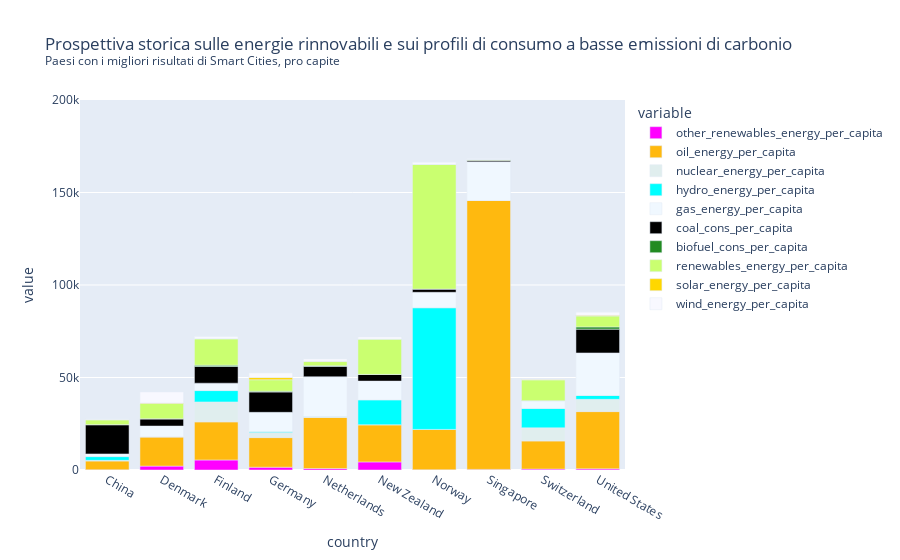

This figure's notebook cell:
### Code cell
fig = px.bar(scr, x="country",
             y=['other_renewables_energy_per_capita', 'oil_energy_per_capita', 'nuclear_energy_per_capita', 'hydro_energy_per_capita','gas_energy_per_capita','coal_cons_per_capita', 'biofuel_cons_per_capita','renewables_energy_per_capita', 'solar_energy_per_capita', 'wind_energy_per_capita'], 
             title="Prospettiva storica sulle energie rinnovabili e sui profili di consumo a basse emissioni di carbonio <br><sup>Paesi con i migliori risultati di Smart Cities, pro capite</sup>",
            color_discrete_map={
                'coal_cons_per_capita':'black',
                'gas_energy_per_capita': '#F0F8FF',
                'oil_energy_per_capita': "#FFB90F",
                'nuclear_energy_per_capita': "#E0EEEE",
                'hydro_energy_per_capita': "#00FFFF",
                'biofuel_cons_per_capita': '#228B22',
                'solar_energy_per_capita': '#FFD700', 
                'wind_energy_per_capita':'#F8F8FF',
                'renewables_energy_per_capita':'#CAFF70',
                'other_renewables_energy_per_capita': "magenta"}, 
             animation_frame="year", 
             animation_group="country",
            range_y=[0, 200000])
plt.tight_layout()
fig.show()

### Figure 1 — Plotly figure (JSON) as saved in the notebook; plotly's stock layout.template omitted (floating-point values rounded to 4 significant figures)
{"data": [{"alignmentgroup": "True", "hovertemplate": "variable=other_renewables_energy_per_capita<br>year=2015.5<br>country=%{x}<br>value=%{y}<extra></extra>", "ids": ["China", "Denmark", "Finland", "Germany", "Netherlands", "New Zealand", "Norway", "Singapore", "Switzerland", "United States"], "legendgroup": "other_renewables_energy_per_capita", "marker": {"color": "magenta", "pattern": {"shape": ""}}, "name": "other_renewables_energy_per_capita", "offsetgroup": "other_renewables_energy_per_capita", "orientation": "v", "showlegend": true, "textposition": "auto", "type": "bar", "x": ["China", "Denmark", "Finland", "Germany", "Netherlands", "New Zealand", "Norway", "Singapore", "Switzerland", "United States"], "xaxis": "x", "y": [103.9, 2102.0, 5416.0, 1506.0, 785.6, 4368.0, 122.2, 330.2, 507.7, 634.3], "yaxis": "y"}, {"alignmentgroup": "True", "hovertemplate": "variable=oil_energy_per_capita<br>year=2015.5<br>country=%{x}<br>value=%{y}<extra></extra>", "ids": ["China", "Denmark", "Finland", "Germany", "Netherlands", "New Zealand", "Norway", "Singapore", "Switzerland", "United States"], "legendgroup": "oil_energy_per_capita", "marker": {"color": "#FFB90F", "pattern": {"shape": ""}}, "name": "oil_energy_per_capita", "offsetgroup": "oil_energy_per_capita", "orientation": "v", "showlegend": true, "textposition": "auto", "type": "bar", "x": ["China", "Denmark", "Finland", "Germany", "Netherlands", "New Zealand", "Norway", "Singapore", "Switzerland", "United States"], "xaxis": "x", "y": [4767.0, 15840.0, 20600.0, 16020.0, 27620.0, 20110.0, 21810.0, 145400.0, 15190.0, 30950.0], "yaxis": "y"}, {"alignmentgroup": "True", "hovertemplate": "variable=nuclear_energy_per_capita<br>year=2015.5<br>country=%{x}<br>value=%{y}<extra></extra>", "ids": ["China", "Denmark", "Finland", "Germany", "Netherlands", "New Zealand", "Norway", "Singapore", "Switzerland", "United States"], "legendgroup": "nuclear_energy_per_capita", "marker": {"color": "#E0EEEE", "pattern": {"shape": ""}}, "name": "nuclear_energy_per_capita", "offsetgroup": "nuclear_energy_per_capita", "orientation": "v", "showlegend": true, "textposition": "auto", "type": "bar", "x": ["China", "Denmark", "Finland", "Germany", "Netherlands", "New Zealand", "Norway", "Singapore", "Switzerland", "United States"], "xaxis": "x", "y": [343.6, 0, 10790.0, 2714.0, 576.4, 0, 0, 0, 7104.0, 6609.0], "yaxis": "y"}, {"alignmentgroup": "True", "hovertemplate": "variable=hydro_energy_per_capita<br>year=2015.5<br>country=%{x}<br>value=%{y}<extra></extra>", "ids": ["China", "Denmark", "Finland", "Germany", "Netherlands", "New Zealand", "Norway", "Singapore", "Switzerland", "United States"], "legendgroup": "hydro_energy_per_capita", "marker": {"color": "#00FFFF", "pattern": {"shape": ""}}, "name": "hydro_energy_per_capita", "offsetgroup": "hydro_energy_per_capita", "orientation": "v", "showlegend": true, "textposition": "auto", "type": "bar", "x": ["China", "Denmark", "Finland", "Germany", "Netherlands", "New Zealand", "Norway", "Singapore", "Switzerland", "United States"], "xaxis": "x", "y": [2027.0, 7.53, 6129.0, 604.1, 12.32, 13420.0, 65760.0, 0, 10500.0, 2105.0], "yaxis": "y"}, {"alignmentgroup": "True", "hovertemplate": "variable=gas_energy_per_capita<br>year=2015.5<br>country=%{x}<br>value=%{y}<extra></extra>", "ids": ["China", "Denmark", "Finland", "Germany", "Netherlands", "New Zealand", "Norway", "Singapore", "Switzerland", "United States"], "legendgroup": "gas_energy_per_capita", "marker": {"color": "#F0F8FF", "pattern": {"shape": ""}}, "name": "gas_energy_per_capita", "offsetgroup": "gas_energy_per_capita", "orientation": "v", "showlegend": true, "textposition": "auto", "type": "bar", "x": ["China", "Denmark", "Finland", "Germany", "Netherlands", "New Zealand", "Norway", "Singapore", "Switzerland", "United States"], "xaxis": "x", "y": [1433.0, 5812.0, 3989.0, 10330.0, 21400.0, 10170.0, 8355.0, 20880.0, 3978.0, 22970.0], "yaxis": "y"}, {"alignmentgroup": "True", "hovertemplate": "variable=coal_cons_per_capita<br>year=2015.5<br>country=%{x}<br>value=%{y}<extra></extra>", "ids": ["China", "Denmark", "Finland", "Germany", "Netherlands", "New Zealand", "Norway", "Singapore", "Switzerland", "United States"], "legendgroup": "coal_cons_per_capita", "marker": {"color": "black", "pattern": {"shape": ""}}, "name": "coal_cons_per_capita", "offsetgroup": "coal_cons_per_capita", "orientation": "v", "showlegend": true, "textposition": "auto", "type": "bar", "x": ["China", "Denmark", "Finland", "Germany", "Netherlands", "New Zealand", "Norway", "Singapore", "Switzerland", "United States"], "xaxis": "x", "y": [15820.0, 3899.0, 9031.0, 11010.0, 5659.0, 3608.0, 1759.0, 860.7, 166.6, 12880.0], "yaxis": "y"}, {"alignmentgroup": "True", "hovertemplate": "variable=biofuel_cons_per_capita<br>year=2015.5<br>country=%{x}<br>value=%{y}<extra></extra>", "ids": ["China", "Denmark", "Finland", "Germany", "Netherlands", "New Zealand", "Norway", "Singapore", "Switzerland", "United States"], "legendgroup": "biofuel_cons_per_capita", "marker": {"color": "#228B22", "pattern": {"shape": ""}}, "name": "biofuel_cons_per_capita", "offsetgroup": "biofuel_cons_per_capita", "orientation": "v", "showlegend": true, "textposition": "auto", "type": "bar", "x": ["China", "Denmark", "Finland", "Germany", "Netherlands", "New Zealand", "Norway", "Singapore", "Switzerland", "United States"], "xaxis": "x", "y": [19.09, 0, 695.1, 398.2, 249.2, 0, 0, 0, 0, 1211.0], "yaxis": "y"}, {"alignmentgroup": "True", "hovertemplate": "variable=renewables_energy_per_capita<br>year=2015.5<br>country=%{x}<br>value=%{y}<extra></extra>", "ids": ["China", "Denmark", "Finland", "Germany", "Netherlands", "New Zealand", "Norway", "Singapore", "Switzerland", "United States"], "legendgroup": "renewables_energy_per_capita", "marker": {"color": "#CAFF70", "pattern": {"shape": ""}}, "name": "renewables_energy_per_capita", "offsetgroup": "renewables_energy_per_capita", "orientation": "v", "showlegend": true, "textposition": "auto", "type": "bar", "x": ["China", "Denmark", "Finland", "Germany", "Netherlands", "New Zealand", "Norway", "Singapore", "Switzerland", "United States"], "xaxis": "x", "y": [2624.0, 8278.0, 14310.0, 6203.0, 2316.0, 19100.0, 67400.0, 388.5, 11280.0, 5904.0], "yaxis": "y"}, {"alignmentgroup": "True", "hovertemplate": "variable=solar_energy_per_capita<br>year=2015.5<br>country=%{x}<br>value=%{y}<extra></extra>", "ids": ["China", "Denmark", "Finland", "Germany", "Netherlands", "New Zealand", "Norway", "Singapore", "Switzerland", "United States"], "legendgroup": "solar_energy_per_capita", "marker": {"color": "#FFD700", "pattern": {"shape": ""}}, "name": "solar_energy_per_capita", "offsetgroup": "solar_energy_per_capita", "orientation": "v", "showlegend": true, "textposition": "auto", "type": "bar", "x": ["China", "Denmark", "Finland", "Germany", "Netherlands", "New Zealand", "Norway", "Singapore", "Switzerland", "United States"], "xaxis": "x", "y": [94.65, 298.1, 7.662, 1179.0, 199.2, 25.2, 8.959, 30.7, 370.6, 371.1], "yaxis": "y"}, {"alignmentgroup": "True", "hovertemplate": "variable=wind_energy_per_capita<br>year=2015.5<br>country=%{x}<br>value=%{y}<extra></extra>", "ids": ["China", "Denmark", "Finland", "Germany", "Netherlands", "New Zealand", "Norway", "Singapore", "Switzerland", "United States"], "legendgroup": "wind_energy_per_capita", "marker": {"color": "#F8F8FF", "pattern": {"shape": ""}}, "name": "wind_energy_per_capita", "offsetgroup": "wind_energy_per_capita", "orientation": "v", "showlegend": true, "textposition": "auto", "type": "bar", "x": ["China", "Denmark", "Finland", "Germany", "Netherlands", "New Zealand", "Norway", "Singapore", "Switzerland", "United States"], "xaxis": "x", "y": [381.0, 5941.0, 1239.0, 2470.0, 1169.0, 1168.0, 1160.0, 0, 33.12, 1652.0], "yaxis": "y"}], "layout": {"barmode": "relative", "legend": {"title": {"text": "variable"}, "tracegroupgap": 0}, "title": {"text": "Prospettiva storica sulle energie rinnovabili e sui profili di consumo a basse emissioni di carbonio <br><sup>Paesi con i migliori risultati di Smart Cities, pro capite</sup>"}, "xaxis": {"anchor": "y", "domain": [0, 1], "title": {"text": "country"}}, "yaxis": {"anchor": "x", "domain": [0, 1], "range": [0, 200000], "title": {"text": "value"}}}}
